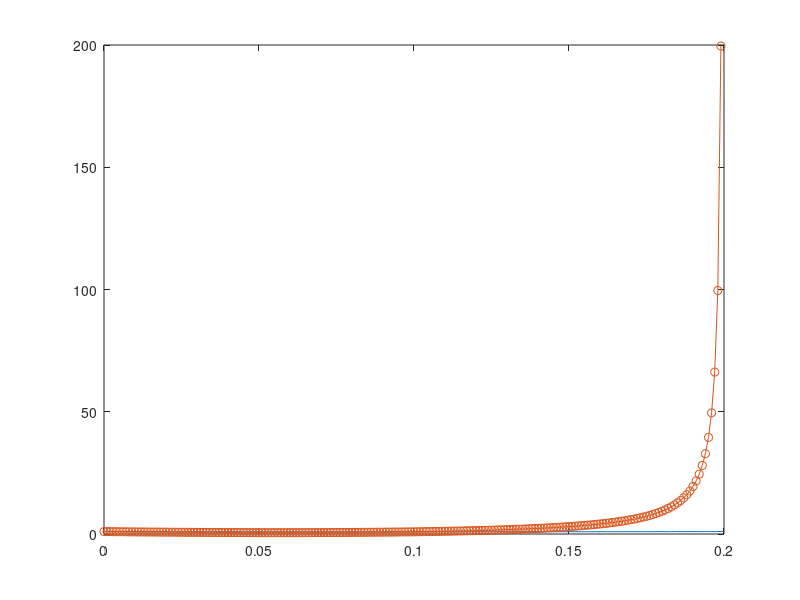

MATLAB code for this plot:
clear
M = 10;
e = 0:.001:(2/M);

ro = 1-2*e+(e.^2)*M;
nois = e*M.*ro./(2-e*M)+(1-e*M).^2;

plot(e,ro); hold all
plot(e,nois,'-o')